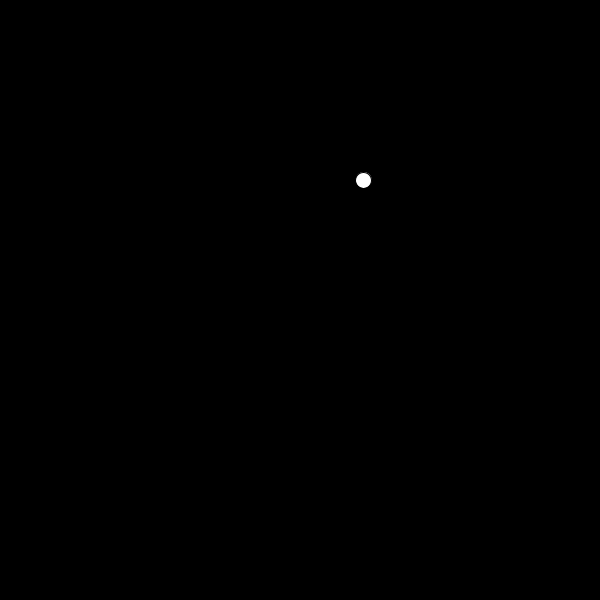
Frame 1 (no input)
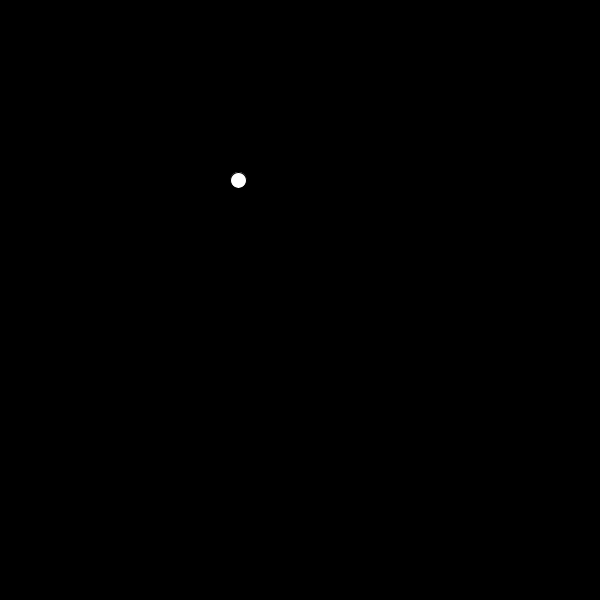
Frame 60 (the mouse pressed at the canvas centre just before this capture)
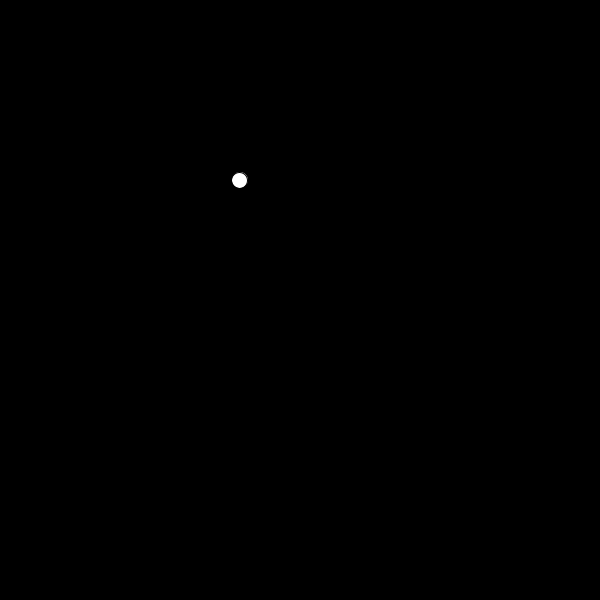
Frame 120 (the mouse held since frame 60 and released just before this capture)

The Processing sketch that drew these frames (run headless with seeded random() and noise(); from frame 60 on, the mouse is pressed at the canvas centre):

// Processing sketch: PerlinNoise
// ── PerlinNoise.pde
//Code written by Selcuk ARTUT
//Course material for VA345 Creative Coding @ Sabanci University 2017
//Perlin Noise applied on a Movement of a Ball

float t;
void setup() {
  size(600, 600);
  background(0);
}

void draw() {
  background(0);
  float n = noise(t);
  float x = map(n, 0, 1, 0, width);
  ellipse(x, 180, 16, 16);
  t += 0.01;
}
